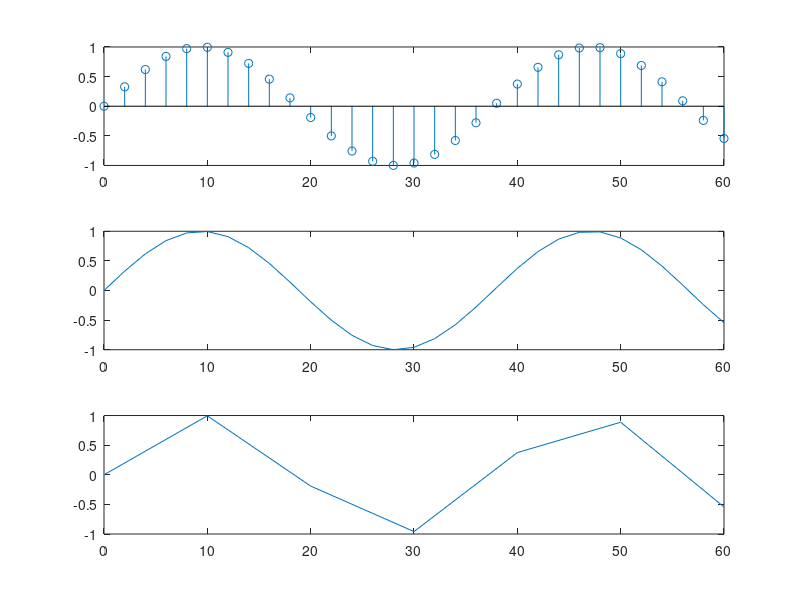

Reproduce this figure in MATLAB.
clear all, close all, clc

n = 0:2:60;
y = sin(n/6);
subplot(3,1,1)
stem(n,y)
n1 = 0:2:60;
z = sin(n1/6);
subplot(3,1,2)
plot(n1,z)
n2 = 0:10:60;
w = sin(n2/6);
subplot(3,1,3)
plot(n2,w)
